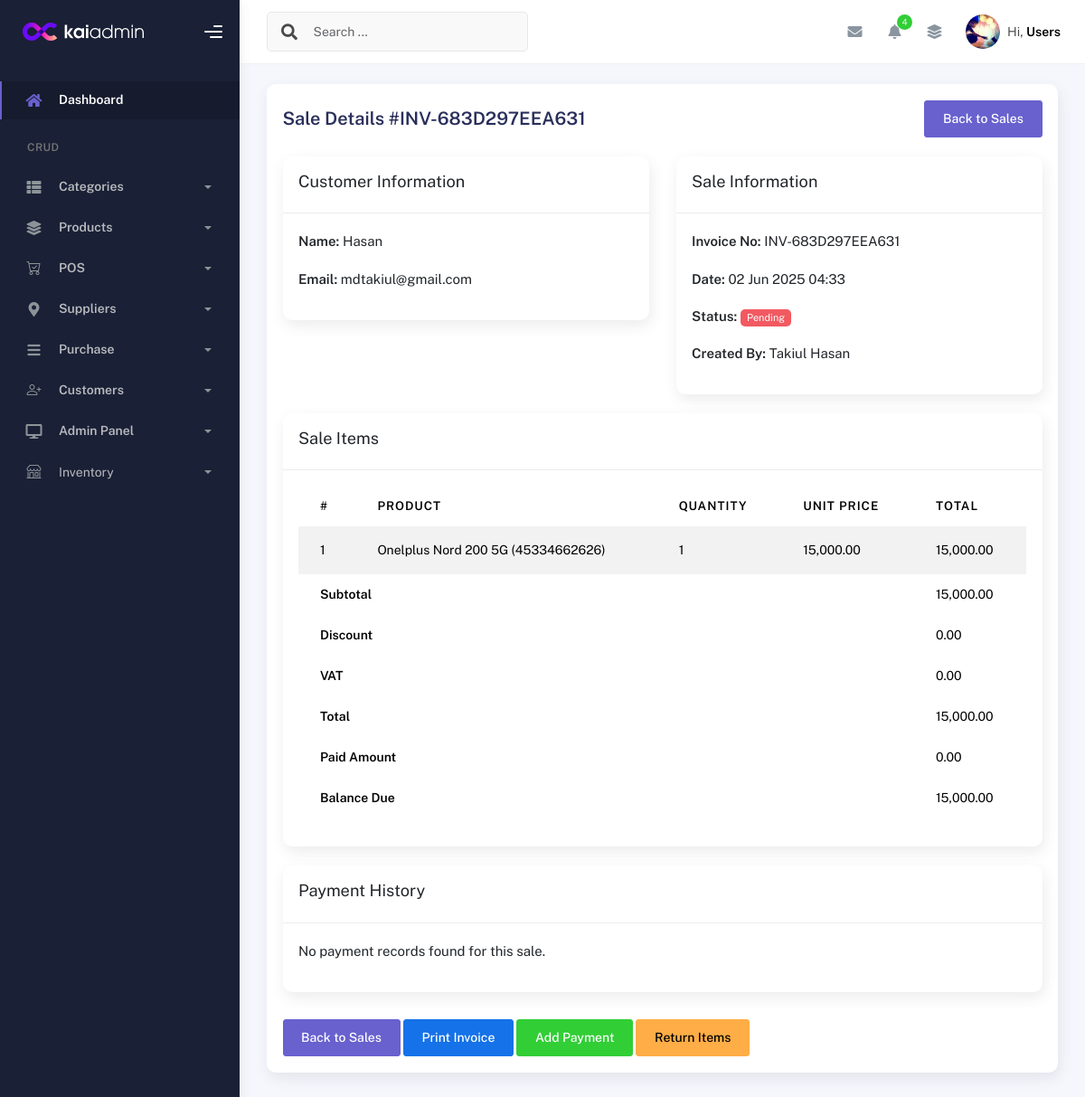
The app's page /modules/sales/sale_details.php?id=6 (signed in) with its own data.
### tables this page shows
CREATE TABLE `sales` (
  `id` int(11) NOT NULL,
  `customer_id` int(11) DEFAULT NULL,
  `customer_name` varchar(100) DEFAULT NULL,
  `customer_email` varchar(100) DEFAULT NULL,
  `invoice_no` varchar(50) DEFAULT NULL,
  `discount` decimal(5,2) DEFAULT 0.00,
  `subtotal` decimal(10,2) DEFAULT 0.00,
  `vat` decimal(10,2) NOT NULL DEFAULT 0.00,
  `total` decimal(10,2) NOT NULL,
  `payment_status` enum('paid','partial','pending') DEFAULT 'paid',
  `user_id` int(11) DEFAULT NULL,
  `is_deleted` tinyint(1) DEFAULT 0,
  `deleted_at` timestamp NULL DEFAULT NULL,
  `created_at` timestamp NOT NULL DEFAULT current_timestamp(),
  `updated_at` timestamp NOT NULL DEFAULT current_timestamp() ON UPDATE current_timestamp()
);

CREATE TABLE `users` (
  `id` int(11) NOT NULL,
  `profile_pic` varchar(255) DEFAULT NULL,
  `username` varchar(50) NOT NULL,
  `password` varchar(255) NOT NULL,
  `full_name` varchar(100) NOT NULL,
  `email` varchar(100) NOT NULL,
  `role` enum('admin','manager','cashier','inventory') NOT NULL DEFAULT 'cashier',
  `is_active` tinyint(1) NOT NULL DEFAULT 1,
  `last_login` datetime DEFAULT NULL,
  `last_login_ip` varchar(45) DEFAULT NULL,
  `login_attempts` tinyint(4) NOT NULL DEFAULT 0,
  `locked_until` datetime DEFAULT NULL,
  `reset_token` varchar(100) DEFAULT NULL,
  `reset_token_expires` datetime DEFAULT NULL,
  `email_verified` tinyint(1) NOT NULL DEFAULT 0,
  `verification_token` varchar(100) DEFAULT NULL,
  `password_changed_at` timestamp NULL DEFAULT NULL,
  `created_at` timestamp NOT NULL DEFAULT current_timestamp(),
  `updated_at` timestamp NOT NULL DEFAULT current_timestamp() ON UPDATE current_timestamp(),
  `is_deleted` tinyint(1) DEFAULT 0,
  `deleted_at` timestamp NULL DEFAULT NULL
);

CREATE TABLE `sale_items` (
  `id` int(11) NOT NULL,
  `sale_id` int(11) NOT NULL,
  `product_id` int(11) NOT NULL,
  `quantity` int(11) NOT NULL,
  `unit_price` decimal(10,2) NOT NULL,
  `total_price` decimal(10,2) NOT NULL,
  `created_at` timestamp NOT NULL DEFAULT current_timestamp()
);

CREATE TABLE `products` (
  `id` int(11) NOT NULL,
  `name` varchar(100) NOT NULL,
  `barcode` varchar(50) NOT NULL,
  `category_id` int(11) DEFAULT NULL,
  `sub_category_id` int(11) DEFAULT NULL,
  `child_category_id` int(11) DEFAULT NULL,
  `brand_id` int(11) DEFAULT NULL,
  `price` decimal(10,2) NOT NULL,
  `sell_price` decimal(10,2) NOT NULL,
  `is_deleted` tinyint(1) DEFAULT 0,
  `deleted_at` timestamp NULL DEFAULT NULL,
  `created_at` timestamp NOT NULL DEFAULT current_timestamp(),
  `updated_at` timestamp NOT NULL DEFAULT current_timestamp() ON UPDATE current_timestamp()
);

### modules/sales/sale_details.php (the view, shortened to what the rows shown need)
<?php
require_once __DIR__ . '/../../db_plugin.php';
$sale_id = $_GET['id'];
$sale_result = $mysqli->common_select('sales', '*', ['id' => $sale_id]);
$sale = $sale_result['data'][0];
$customer = $sale->customer_id ?
    $mysqli->common_select('customers', '*', ['id' => $sale->customer_id])['data'][0] : null;
$items_result = $mysqli->common_select('sale_items', '*', ['sale_id' => $sale_id]);
$items = $items_result['data'];
$paid_amount = 0;
require_once __DIR__ . '/../../requires/header.php';
require_once __DIR__ . '/../../requires/topbar.php';
?>
<div class="container">
    <div class="page-inner">
        <div class="row">
            <div class="col-md-12 grid-margin">
                <div class="card">
                    <div class="card-body">
                        <div class="d-flex justify-content-between align-items-center mb-4">
                            <h4 class="card-title">Sale Details #<?= $sale->invoice_no ?></h4>
                            <a href="view_sales.php" class="btn btn-secondary">Back to Sales</a>
                        </div>
                        <div class="row">
                            <div class="col-md-6">
                                <div class="card mb-4">
                                    <div class="card-body">
                                        <?php if ($customer): ?>
                                            <p><strong>Name:</strong> <?= $customer->name ?></p>
                                            <p><strong>Phone:</strong> <?= $customer->phone ?? 'N/A' ?></p>
                                            <p><strong>Email:</strong> <?= $customer->email ?? 'N/A' ?></p>
                                            <p><strong>Address:</strong> <?= $customer->address ?? 'N/A' ?></p>
                                        <?php elseif ($sale->customer_name): ?>
                                            <p><strong>Name:</strong> <?= $sale->customer_name ?></p>
                                            <p><strong>Email:</strong> <?= $sale->customer_email ?? 'N/A' ?></p>
                                        <?php else: ?>
                                            <p>Walk-in customer</p>
                                        <?php endif; ?>
                                    </div>
                                </div>
                            </div>
                            <div class="col-md-6">
                                <div class="card mb-4">
                                    <div class="card-body">
                                        <p><strong>Invoice No:</strong> <?= $sale->invoice_no ?></p>
                                        <p><strong>Date:</strong> <?= date('d M Y H:i', strtotime($sale->created_at)) ?></p>
                                        <p>
                                            <strong>Status:</strong>
                                            <span class="badge badge-<?=
                                                $sale->payment_status == 'paid' ? 'success' :
                                                ($sale->payment_status == 'partial' ? 'warning' : 'danger')
                                            ?>">
                                                <?= ucfirst($sale->payment_status) ?>
                                            </span>
                                        </p>
                                        <p><strong>Created By:</strong>
                                            <?php
                                                $user = $mysqli->common_select('users', 'full_name', ['id' => $sale->user_id])['data'][0] ?? null;
                                                echo $user ? $user->full_name : 'Unknown';
                                            ?>
                                        </p>
                                    </div>
                                </div>
                            </div>
                        </div>
                        <div class="card mb-4">
                            <div class="card-body">
                                <div class="table-responsive">
                                    <table class="table table-striped">
                                        <thead>
                                            <tr>
                                                <th>#</th>
                                                <th>Product</th>
                                                <th>Quantity</th>
                                                <th>Unit Price</th>
                                                <th>Total</th>
                                            </tr>
                                        </thead>
                                        <tbody>
                                            <?php foreach ($items as $index => $item):
                                                $product = $mysqli->common_select('products', '*', ['id' => $item->product_id])['data'][0] ?? null;
                                            ?>
                                                <tr>
                                                    <td><?= $index + 1 ?></td>
                                                    <td><?= $product ? $product->name . ' (' . $product->barcode . ')' : 'Product not found' ?></td>
                                                    <td><?= $item->quantity ?></td>
                                                    <td><?= number_format($item->unit_price, 2) ?></td>
                                                    <td><?= number_format($item->total_price, 2) ?></td>
                                                </tr>
                                            <?php endforeach; ?>
                                        </tbody>
                                        <tfoot>
                                            <tr>
                                                <td colspan="4" class="text-right"><strong>Subtotal</strong></td>
                                                <td><?= number_format($sale->subtotal, 2) ?></td>
                                            </tr>
                                            <tr>
                                                <td colspan="4" class="text-right"><strong>Discount</strong></td>
                                                <td><?= number_format($sale->discount, 2) ?></td>
                                            </tr>
                                            <tr>
                                                <td colspan="4" class="text-right"><strong>VAT</strong></td>
                                                <td><?= number_format($sale->vat, 2) ?></td>
                                            </tr>
                                            <tr>
                                                <td colspan="4" class="text-right"><strong>Total</strong></td>
                                                <td><?= number_format($sale->total, 2) ?></td>
                                            </tr>
                                            <tr>
                                                <td colspan="4" class="text-right"><strong>Balance Due</strong></td>
                                                <td><?= number_format($sale->total - $paid_amount, 2) ?></td>
                                            </tr>
                                        </tfoot>
                                    </table>
                                </div>
                            </div>
                        </div>
                    </div>
                </div>
            </div>
        </div>
    </div>
</div>
<?php require_once __DIR__ . '/../../requires/footer.php'; ?>

### records on screen
sales: invoice_no "INV-683D297EEA631", customer_name "Hasan", customer_email "mdtakiul@gmail.com", created_at "02 Jun 2025 04:33", payment_status "Pending", subtotal "15,000.00", discount "0.00", vat "0.00", total "15,000.00", $sale->total-$paid_amount "15,000.00"
users: full_name "Takiul Hasan"
sale_items: product.name "Onelplus Nord 200 5G", product.barcode "45334662626", quantity "1", unit_price "15,000.00", total_price "15,000.00"

### other values on screen
$paid_amount "0.00"
